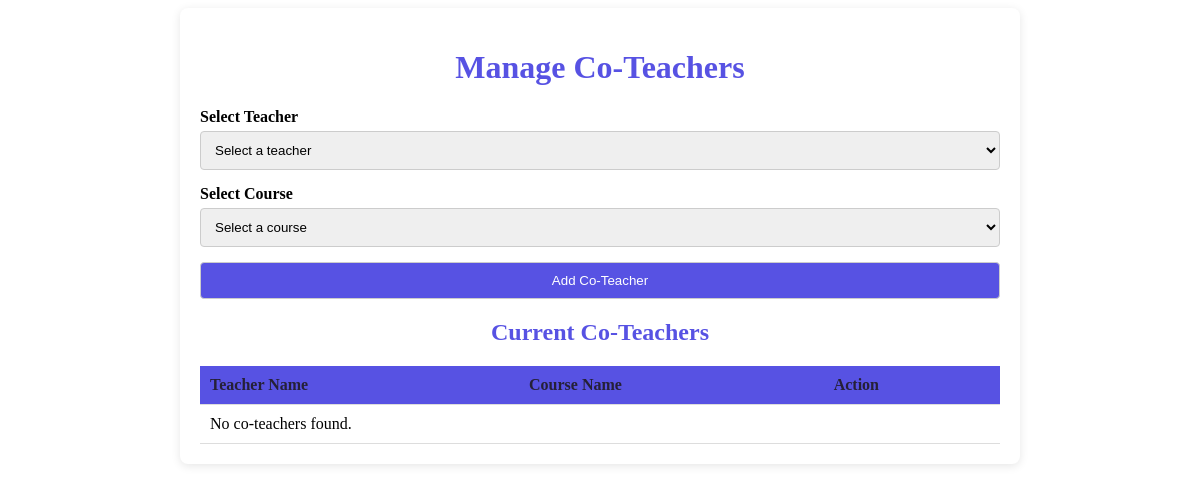
The page /Admin/coteachers.php on the database as committed earlier.
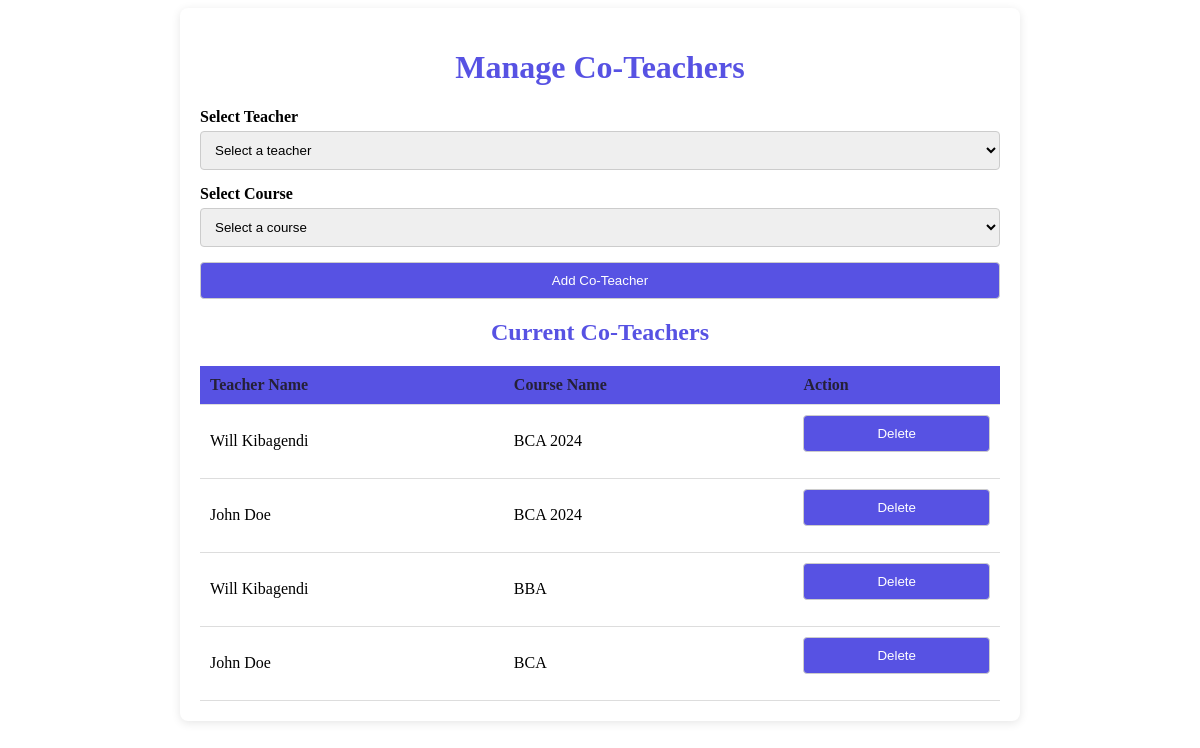
The same page on the database as committed later.
### tables this page shows
CREATE TABLE `tblcoteachers` (
  `cotea_id` int(11) NOT NULL,
  `tea_id` int(11) NOT NULL,
  `course_id` int(11) NOT NULL
);

CREATE TABLE `tblteachers` (
  `tea_id` int(10) NOT NULL,
  `tea_firstName` varchar(255) NOT NULL,
  `tea_lastName` varchar(255) NOT NULL,
  `tea_emailAddress` varchar(255) NOT NULL,
  `tea_password` varchar(255) NOT NULL,
  `tea_phoneNo` varchar(50) NOT NULL,
  `tea_dateCreated` varchar(50) NOT NULL,
  `tea_address` text NOT NULL,
  `tea_is_assigned` int(11) NOT NULL DEFAULT 0
);

CREATE TABLE `tblcourse` (
  `course_id` int(11) NOT NULL,
  `course_name` varchar(30) NOT NULL,
  `course_start` year(4) NOT NULL
);

### Admin/coteachers.php (the view, shortened to what this page needs)
<?php
include '../Includes/dbcon.php';
?>
<div class="container">
    <h1>Manage Co-Teachers</h1>
    <form method="POST" action="process_coteachers.php">
        <div class="form-group">
            <label for="tea_id">Select Teacher</label>
            <select id="tea_id" name="tea_id" class="form-control" required>
                <option value="">Select a teacher</option>
            </select>
        </div>
        <div class="form-group">
            <label for="course_id">Select Course</label>
            <select id="course_id" name="course_id" class="form-control" required>
                <option value="">Select a course</option>
            </select>
        </div>
        <button type="submit" name="add_teacher" class="btn">Add Co-Teacher</button>
    </form>
    <h2>Current Co-Teachers</h2>
    <table>
        <thead>
            <tr>
                <th>Teacher Name</th>
                <th>Course Name</th>
                <th>Action</th>
            </tr>
        </thead>
        <tbody>
            <?php
            $coTeachersQuery = "SELECT tblcoteachers.cotea_id, tblteachers.tea_firstName, tblteachers.tea_lastName, tblcourse.course_name
                                FROM tblcoteachers
                                INNER JOIN tblteachers ON tblcoteachers.tea_id = tblteachers.tea_id
                                INNER JOIN tblcourse ON tblcoteachers.course_id = tblcourse.course_id";
            $coTeachersResult = $conn->query($coTeachersQuery);
            if ($coTeachersResult->num_rows > 0) {
                while ($row = $coTeachersResult->fetch_assoc()) {
                    echo "<tr>
                        <td>" . htmlspecialchars($row['tea_firstName']) . " " . htmlspecialchars($row['tea_lastName']) . "</td>
                        <td>" . htmlspecialchars($row['course_name']) . "</td>
                        <td>
                            <form method='POST' action='delete_coteacher.php'>
                                <input type='hidden' name='delete_id' value='" . $row['cotea_id'] . "'>
                                <button type='submit' class='btn'>Delete</button>
                            </form>
                        </td>
                    </tr>";
                }
            } else {
                echo "<tr><td colspan='3'>No co-teachers found.</td></tr>";
            }
            ?>
        </tbody>
    </table>
</div>

### Admin/coteachers.php (style rules this page uses)
.container { max-width: 800px; margin: 0 auto; background: #fff; border-radius: 8px; box-shadow: 0 2px 10px rgba(0, 0, 0, 0.1); padding: 20px; }
h1, h2 { color: #5752e3; text-align: center; }
h2 { margin-top: 20px; }
.form-group { margin-bottom: 15px; }
label { display: block; margin-bottom: 5px; font-weight: bold; }
select, .btn { width: 100%; padding: 10px; border: 1px solid #ccc; border-radius: 4px; box-sizing: border-box; }
.btn { background-color: #5752e3; color: white; cursor: pointer; transition: background-color 0.3s; }
table { width: 100%; border-collapse: collapse; margin-top: 20px; }
th, td { padding: 10px; text-align: left; border-bottom: 1px solid #ddd; }
th { background-color: #5752e3; color: #252037; }

Rows that differ between the two databases and show on the page:
added tblcoteachers: tea.tea_firstName "Will", tea.tea_lastName "Kibagendi", course.course_name "BCA 2024"
added tblcoteachers: tea.tea_firstName "John", tea.tea_lastName "Doe", course.course_name "BCA 2024"
added tblcoteachers: tea.tea_firstName "Will", tea.tea_lastName "Kibagendi", course.course_name "BBA"
added tblcoteachers: tea.tea_firstName "John", tea.tea_lastName "Doe", course.course_name "BCA"
Other text that changed with them:
text no longer shown: "No co-teachers found."
